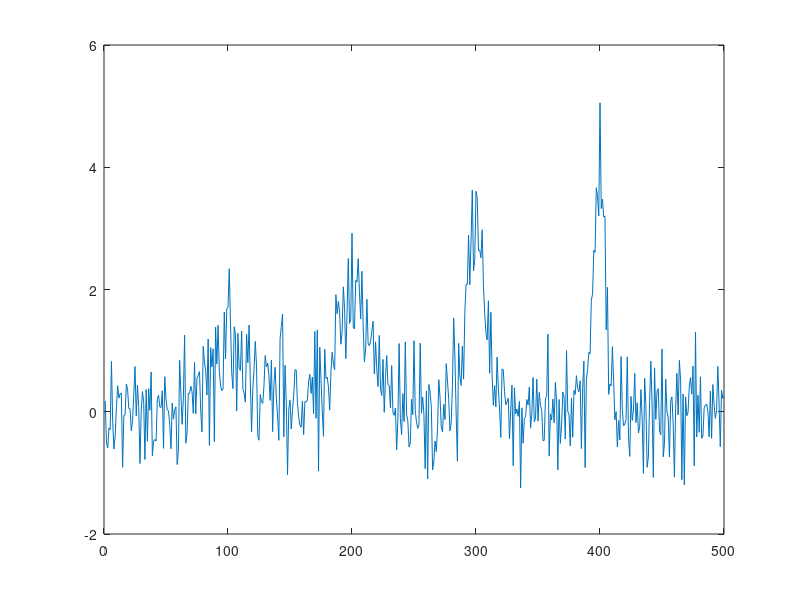

Reproduce this figure in MATLAB. (Note: this script raises an error after producing the figure.)
% Comparison of the accuracy of peak measurement between findpeaks and
% peakfit.
increment=1;
x=1:increment:500;

% For each simulated peak, compute the amplitude, position, and width
amp=[1 2 3 4];  % Amplitudes of the peaks  (Change if desired)
pos=[100 200 300 400];   % Positions of the peaks (Change if desired)
wid=[40 30 20 10];   % Widths of the peaks (Change if desired)
Noise=0.5; % Amount of random noise added to the signal. (Change if desired) 

% A = matrix containing one of the unit-amplidude peak in each of its rows
A = zeros(length(pos),length(x));
ActualPeaks=[0 0 0 0 0];
p=1;
for k=1:length(pos)
      % Create a series of peaks of different x-positio ns
      A(k,:)=exp(-((x-pos(k))./(0.6005615.*wid(k))).^2); % Gaussian peaks
      % A(k,:)=ones(size(x))./(1+((x-pos(k))./(0.5.*wid(k))).^2);  % Lorentzian peaks
      % Assembles actual parameters into ActualPeaks matrix: each row = 1
      % peak; columns are Peak #, Position, Height, Width, Area
      ActualPeaks(p,:) = [p pos(k) amp(k) wid(k) 1.0646.*amp(k).*wid(k)]; 
      p=p+1;
end
z=amp*A;  % Multiplies each row by the corresponding amplitude and adds them up
y=z+Noise.*randn(size(z));  % Optionally adds random noise
plot(x,y)
demodata=[x' y']; % Assembles x and y vectors into data matrix

% Initial values of variable peak detection parameters
WidthPoints=mean(wid)/increment; % Average number of points in half-width of peaks
SlopeThreshold=0.7*WidthPoints^-2; % Formula for estimating value of SlopeThreshold
AmpThreshold=0.05*max(y);
SmoothWidth=WidthPoints; 
FitWidth=WidthPoints;

% call findpeaks and peakfit 
P=findpeaks(x,y,SlopeThreshold,AmpThreshold,SmoothWidth,FitWidth,3);
% For Lorentzian peaks, use the folloiwng line instead
% P=findpeaksL(x,y,SlopeThreshold,AmpThreshold,SmoothWidth,FitWidth,3);
[FitResults,MeanFitError]=peakfit(demodata,0,0,4,1,0,0,0,0,0,0);

% Compute errors by subtracting ActualPeaks
NumPeaks= max(P(:,1));
if NumPeaks==4;
  FindpeaksError=100.*(P(1:4,2:5)-ActualPeaks(1:4,2:5))./ActualPeaks(1:4,2:5);
end
plot(x,y,'.r')
hold on
for peak=1:NumPeaks
    text(P(peak,2),P(peak,3),['Peak ' num2str(P(peak,1))])
end
hold off
PeakfitError=100.*(FitResults(1:4,2:5)-ActualPeaks(1:4,2:5))./ActualPeaks(1:4,2:5);
disp('Average percent errors for all peaks')
disp('      Position       Height      Width        Area')
PercentFindpeaksError=mean(abs(FindpeaksError))
PercentPeakfitError=mean(abs(PeakfitError))
RatioOfFindpeaksToPeakfitErrors=mean(PercentFindpeaksError./PercentPeakfitError)
disp('  ')

% To plot actual peak heights vs measured heights by findpeaks:
% plotfit(ActualPeaks(:,3),FitResults(:,3),1)
% To plot actual peak heights vs measured heights by peakfit:
% plotfit(ActualPeaks(:,3),P(:,3),1)